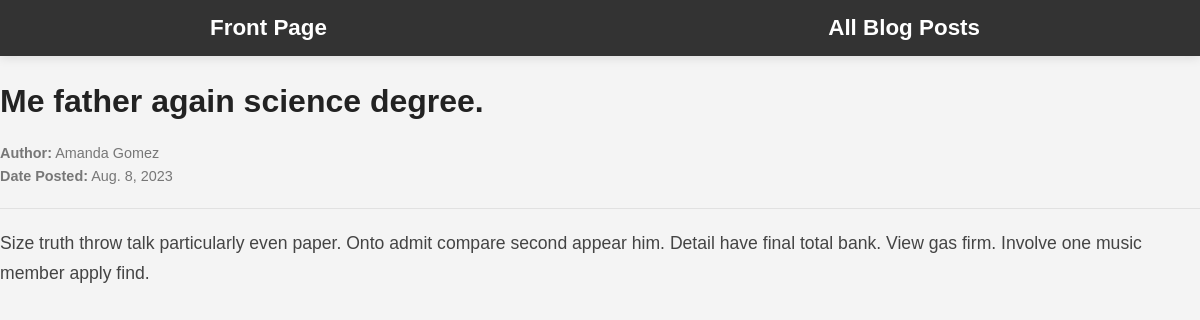
The page /posts/me-father-again-science-degree on the database its author committed.
### blog_posts/models.py (models this page shows, shortened)
class BlogPost(models.Model):
    title = models.CharField(max_length=255)
    content = models.TextField()
    author = models.CharField(max_length=255)
    date_posted = models.DateField()
    slug = models.SlugField(unique=True, blank=True)

### blog_posts/views.py (the view)
# urls.py: path("posts/<slug:slug>", views.get_post, name="blog_post"),
def get_post(request, slug):
    try:
        blog_post = BlogPost.objects.get(slug=slug)
        return render(
            request,
            "blog_posts/post.html",
            {
                "title": blog_post.title,
                "post": blog_post,
            },
        )
    except:
        raise Http404("Post not found.")

### blog_posts/templates/blog_posts/post.html
{% extends "base.html" %}
{% load static %}
{% block head %}
<link rel="stylesheet" href="{% static 'blog_posts/styles.css' %}">
{% endblock %}
{% block content %}
{% include 'blog_posts/navigation.html' %}
<h1 class="blog-post-title">{{ post.title }}</h1>
<div class="blog-post-meta">
    <p><strong>Author:</strong> {{ post.author }}</p>
    <p><strong>Date Posted:</strong> {{ post.date_posted }}</p>
</div>
<hr>
<p class="blog-post-content">{{ post.content }}</p>
{% endblock %}

### static/base.css (style rules this page uses)
body, h1, h2, h3, p, ul, ol, li, figure, figcaption, blockquote { margin: 0; padding: 0; }
body { font-family: 'Arial', sans-serif; background-color: green; color: #333; line-height: 1.6; }

### blog_posts/static/blog_posts/styles.css (style rules this page uses)
body { font-family: 'Arial', sans-serif; background-color: #f4f4f4; color: #333; line-height: 1.6; margin: 0; padding: 0; }
.blog-post-title { font-size: 1.5em; margin-bottom: 10px; }
.blog-post-title { font-size: 2em; margin-bottom: 15px; color: #222; }
.blog-post-meta { font-size: 0.9em; color: #777; margin-bottom: 20px; }
hr { border: 0; height: 1px; background: #e1e1e1; margin: 20px 0; }
.blog-post-content { font-size: 1.1em; line-height: 1.7; color: #444; }

### rows shown on the page
BlogPost: title "Me father again science degree.", author "Amanda Gomez", date_posted "Aug. 8, 2023", content "Size truth throw talk particularly even paper. Onto admit compare second appear him. Detail have final total bank. View gas firm. Involve one music member apply find."
